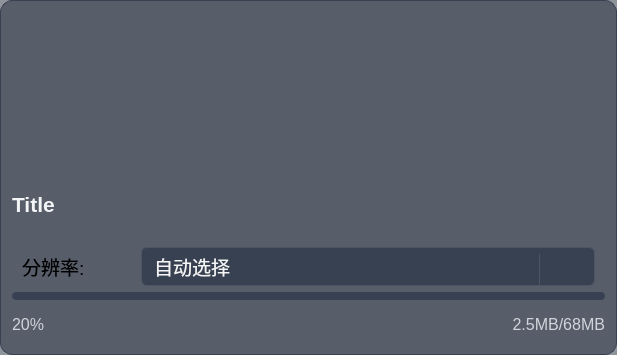
<?xml version="1.0" encoding="UTF-8"?>
<ui version="4.0">
 <class>frmVideoCard</class>
 <widget class="QFrame" name="frmVideoCard">
  <property name="geometry">
   <rect>
    <x>0</x>
    <y>0</y>
    <width>617</width>
    <height>355</height>
   </rect>
  </property>
  <property name="windowTitle">
   <string>Frame</string>
  </property>
  <property name="styleSheet">
   <string notr="true">/* 卡片容器样式 */
QFrame#frmVideoCard {
    background-color: rgba(31, 41, 55, 0.5); /* 半透明 var(--gray-800) */
    border: 1px solid #374151; /* var(--gray-700) */
    border-radius: 12px;
}

QFrame#frmVideoCard:hover {
    border-color: #3B82F6; /* var(--primary) */
}


/* QLabel 样式 */
QLabel {

}
QLabel#lblCardTitle
{
	color: #F3F4F6; /* var(--gray-100) */
}
QLabel#lblSize
{
	color: #D1D5DB;
}
QLabel#lblProgress
{
	color: #D1D5DB;	/* var(--gray-300) */
}

QLabel#Resolution{
	color: #D1D5DB;	/* var(--gray-300) */
}



/* QComboBox 样式 */
QComboBox#cboResolution {
    background-color: #374151; /* var(--gray-700) */
    color: #F3F4F6; /* var(--gray-100) */
    border: 1px solid #4B5563; /* var(--gray-600) */
    border-radius: 6px;
    padding: 6px 30px 6px 12px;
}

QComboBox#cboResolution:hover {
    border-color: #6B7280; /* var(--gray-500) */
}

QComboBox#cboResolution:focus {
    border-color: #3B82F6; /* var(--primary) */
}

/* 下拉按钮区域样式 */
QComboBox#cboResolution::drop-down {
    subcontrol-origin: content; /* 改为content可能解决位置问题 */
    subcontrol-position: top right;
    width: 24px; /* 足够容纳箭头 */
    height: 100%; /* 占满整个控件高度 */
    border-left: 1px solid #4B5563;
    background-color: transparent; /* 继承父控件背景 */
}

/* 下拉箭头样式 - 关键修正 */
QComboBox#cboResolution::down-arrow {
    /* 移除中间的::drop-down，Qt选择器不支持这种嵌套 */
    image: url(&quot;qrc:/icons/down-arrow.png&quot;);
    width: 16px;
    height: 16px;
    /* 添加偏移调整位置 */
    margin: 0 4px;
}


QComboBox#cboResolution QAbstractItemView {
    background-color: #1F2937; /* var(--gray-800) */
    color: #F3F4F6; /* var(--gray-100) */
    border: 1px solid #374151; /* var(--gray-700) */
    border-radius: 6px;
    padding: 4px;
    selection-background-color: #3B82F6; /* var(--primary) */
    selection-color: white;
}



/* QProgressBar 样式 */
QProgressBar#pbarDownload {
    background-color: #374151; /* var(--gray-700) */
    border-radius: 4px;
	color: #9CA3AF;  /* var(--gray-400) */
    text-align: right;
}

QProgressBar#pbarDownload::chunk {
    background: qlineargradient(x1:0, y1:0, x2:1, y2:0, 
                                stop:0 #10B981, stop:1 #059669); /* var(--success) to var(--success-dark) */
    border-radius: 4px;
}</string>
  </property>
  <layout class="QVBoxLayout" name="verticalLayout" stretch="4,2,2,1,1">
   <item>
    <widget class="QLabel" name="lblThumbnail">
     <property name="minimumSize">
      <size>
       <width>0</width>
       <height>0</height>
      </size>
     </property>
     <property name="text">
      <string/>
     </property>
     <property name="alignment">
      <set>Qt::AlignmentFlag::AlignCenter</set>
     </property>
    </widget>
   </item>
   <item>
    <widget class="QLabel" name="lblCardTitle">
     <property name="font">
      <font>
       <pointsize>16</pointsize>
       <bold>true</bold>
      </font>
     </property>
     <property name="text">
      <string>Title</string>
     </property>
    </widget>
   </item>
   <item>
    <layout class="QHBoxLayout" name="lytHResolution" stretch="2,8">
     <property name="leftMargin">
      <number>10</number>
     </property>
     <property name="rightMargin">
      <number>10</number>
     </property>
     <item>
      <widget class="QLabel" name="lblResolution">
       <property name="font">
        <font>
         <pointsize>14</pointsize>
         <bold>false</bold>
        </font>
       </property>
       <property name="text">
        <string>分辨率:</string>
       </property>
      </widget>
     </item>
     <item>
      <widget class="QComboBox" name="cboResolution">
       <property name="font">
        <font>
         <pointsize>14</pointsize>
         <bold>false</bold>
        </font>
       </property>
       <item>
        <property name="text">
         <string>自动选择</string>
        </property>
       </item>
       <item>
        <property name="text">
         <string>1</string>
        </property>
       </item>
       <item>
        <property name="text">
         <string>2</string>
        </property>
       </item>
       <item>
        <property name="text">
         <string>3</string>
        </property>
       </item>
      </widget>
     </item>
    </layout>
   </item>
   <item>
    <widget class="QProgressBar" name="pbarDownload">
     <property name="minimumSize">
      <size>
       <width>0</width>
       <height>6</height>
      </size>
     </property>
     <property name="maximumSize">
      <size>
       <width>16777215</width>
       <height>8</height>
      </size>
     </property>
     <property name="value">
      <number>100</number>
     </property>
     <property name="textVisible">
      <bool>false</bool>
     </property>
    </widget>
   </item>
   <item>
    <layout class="QHBoxLayout" name="lytHProgress">
     <property name="spacing">
      <number>0</number>
     </property>
     <property name="sizeConstraint">
      <enum>QLayout::SizeConstraint::SetMaximumSize</enum>
     </property>
     <item>
      <widget class="QLabel" name="lblSize">
       <property name="font">
        <font>
         <pointsize>12</pointsize>
        </font>
       </property>
       <property name="text">
        <string>20%</string>
       </property>
      </widget>
     </item>
     <item>
      <spacer name="spcHProgress">
       <property name="orientation">
        <enum>Qt::Orientation::Horizontal</enum>
       </property>
       <property name="sizeHint" stdset="0">
        <size>
         <width>40</width>
         <height>20</height>
        </size>
       </property>
      </spacer>
     </item>
     <item>
      <widget class="QLabel" name="lblProgress">
       <property name="font">
        <font>
         <pointsize>12</pointsize>
        </font>
       </property>
       <property name="text">
        <string>2.5MB/68MB</string>
       </property>
       <property name="alignment">
        <set>Qt::AlignmentFlag::AlignRight|Qt::AlignmentFlag::AlignTrailing|Qt::AlignmentFlag::AlignVCenter</set>
       </property>
      </widget>
     </item>
    </layout>
   </item>
  </layout>
 </widget>
 <resources/>
 <connections/>
</ui>
